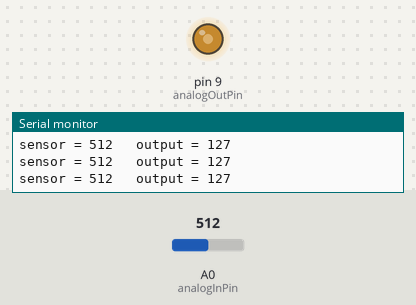
Recording of a sketch running on a simulated Arduino Uno, built with avr-gcc and run on an emulated ATmega328P. On the bench: output pins drawn as LEDs (lit = HIGH), the last lines printed to the serial monitor. The test bench sets the inputs (shaded band); at power-on: A0 (analogInPin) = 512.

Above: at 1.3 s.
1.4 s: A0 (analogInPin) set to 716
At 1.9 s:
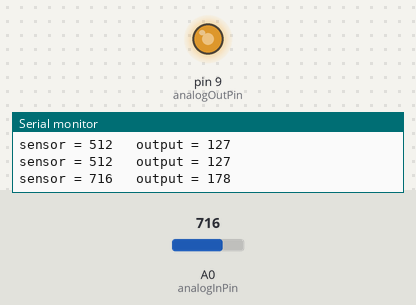
3.0 s: A0 (analogInPin) set to 900
At 4.2 s:
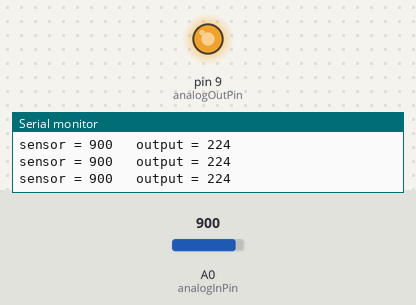
4.5 s: A0 (analogInPin) set to 122
At 5.6 s:
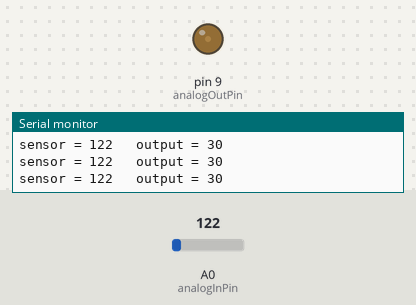
6.0 s: A0 (analogInPin) set to 0
At 6.8 s:
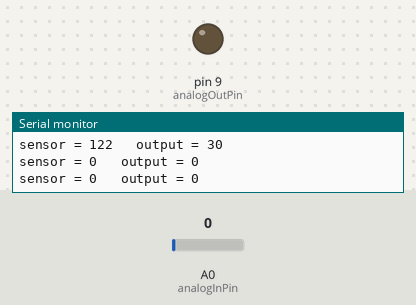
7.5 s: A0 (analogInPin) set to 511
At 8.0 s:
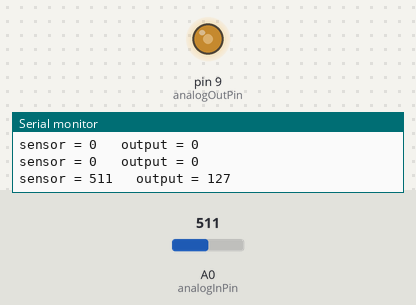
Timing chart, 0 to 10.0 s (numbered marks = the images above; inputs shaded):
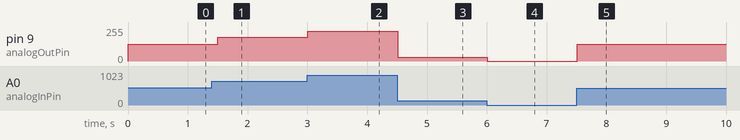

Measured:
- after the input at 1.4 s, pin 9 (analogOutPin): 127/255 → 178/255 after 0.10 s
- after the input at 3.0 s, pin 9 (analogOutPin): 178/255 → 224/255 at once
- after the input at 4.5 s, pin 9 (analogOutPin): 224/255 → 30/255 at once
- after the input at 6.0 s, pin 9 (analogOutPin): 30/255 → 0/255 at once
- after the input at 7.5 s, pin 9 (analogOutPin): 0/255 → 127/255 at once

The sketch:

mq135.ino
```cpp
/*
  Analog input, analog output, serial output

 Reads an analog input pin, maps the result to a range from 0 to 255
 and uses the result to set the pulsewidth modulation (PWM) of an output pin.
 Also prints the results to the serial monitor.

 The circuit:
 * MQ135 connected to analog pin 0.
 * LED connected from digital pin 9 to ground

 Copied from sample [AnaloginOutSerial]
 */

// These constants won't change.  They're used to give names
// to the pins used:
#include<Arduino.h>
#include<Wire.h>
#define MQ135_DEFAULTPPM 399 //default ppm of CO2 for calibration
#define MQ135_RO 68550 //default Ro for MQ135_DEFAULTPPM ppm of CO2
#define MQ135_SCALINGFACTOR 116.6020682 //CO2 gas value
#define MQ135_EXPONENT -2.769034857 //CO2 gas value
#define MQ135_MAXRSRO 2.428 //for CO2
#define MQ135_MINRSRO 0.358 //for CO2


const int analogInPin = A0;  // Analog input pin that the MQ135 is attached to
const int analogOutPin = 9; // Analog output pin that the LED is attached to

int sensorValue = 0;        // value read from the pot
int outputValue = 0;        // value output to the PWM (analog out)

int co2ppm;

void setup() {
  // initialize serial communications at 9600 bps:
  Serial.begin(9600);


}


void loop() {
  // read the analog in value:
  sensorValue = analogRead(analogInPin);
  // map it to the range of the analog out:
  outputValue = map(sensorValue, 0, 1023, 0, 255);
  // change the analog out value:
  analogWrite(analogOutPin, outputValue);

  // print the results to the serial monitor:
  Serial.print("sensor = " );
  Serial.print(sensorValue);
  Serial.print("\t output = ");
  Serial.println(outputValue);


long resvalue=((float)22000*(1023-sensorValue)/sensorValue);

co2ppm=mq135_getppm(resvalue,MQ135_RO);

// Serial.print(mq135_getppm(resvalue,MQ135_RO));
long mq135_getro(long resvalue,long ppm);
  // wait 100 milliseconds before the next loop
  // for the analog-to-digital converter to settle
  // after the last reading:
  delay(500);
}


long mq135_getro(long resvalue,long ppm) {
	return (long)(resvalue * exp( log(MQ135_SCALINGFACTOR/ppm) / MQ135_EXPONENT ));
}
double mq135_getppm(long resvalue,long default_RO)
{
	double ret = 0;
	double validinterval = 0;
	validinterval = resvalue/(double)default_RO;
	if(validinterval<MQ135_MAXRSRO && validinterval>MQ135_MINRSRO) {
		ret = (double)MQ135_SCALINGFACTOR * pow( ((double)resvalue/default_RO), MQ135_EXPONENT);
	}
	return ret;
}
```
